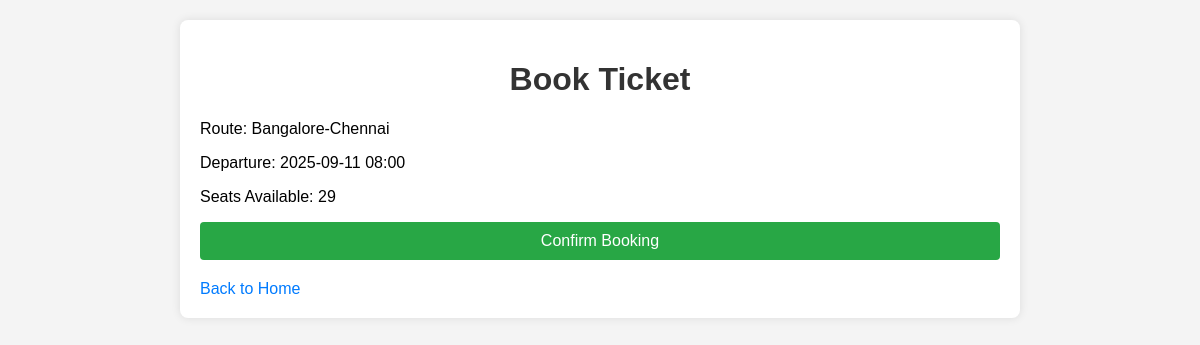
The app's page /book/1 (signed in) with its own data.
### tables this page shows
CREATE TABLE buses (
            id INTEGER PRIMARY KEY AUTOINCREMENT,
            route TEXT NOT NULL,
            departure_time TEXT NOT NULL,
            seats_available INTEGER NOT NULL
        );

### app.py (the view, shortened to what this page needs)
@app.route('/book/<int:bus_id>', methods=['GET', 'POST'])
def book(bus_id):
    if 'user_id' not in session:
        return redirect(url_for('login'))
    conn = get_db_connection()
    bus = conn.execute('SELECT * FROM buses WHERE id = ?', (bus_id,)).fetchone()
    conn.close()
    return render_template('booking.html', bus=bus, error=None)

### app.py (called while the page is built)
def get_db_connection():
    conn = sqlite3.connect('database.db', check_same_thread=False) # Added check_same_thread for state management
    conn.row_factory = sqlite3.Row
    return conn

### templates/booking.html (shortened to what this page needs)
<!DOCTYPE html>
<html lang="en">
<head>
    <link rel="stylesheet" href="{{ url_for('static', filename='styles.css') }}">
</head>
<body>
    <div class="container">
        <h1>Book Ticket</h1>
        {% if confirmation %}
            <p>Booking confirmed for {{ bus['route'] }} at {{ bus['departure_time'] }}!</p>
            <a href="{{ url_for('index') }}">Back to Home</a>
        {% else %}
            <p>Route: {{ bus['route'] }}</p>
            <p>Departure: {{ bus['departure_time'] }}</p>
            <p>Seats Available: {{ bus['seats_available'] }}</p>
            <form method="POST">
                <button type="submit">Confirm Booking</button>
            </form>
            <a href="{{ url_for('index') }}">Back to Home</a>
        {% endif %}
    </div>
</body>
</html>

### static/styles.css (style rules this page uses)
body { font-family: Arial, sans-serif; margin: 0; padding: 0; background-color: #f4f4f4; }
.container { max-width: 800px; margin: 20px auto; padding: 20px; background: white; border-radius: 8px; box-shadow: 0 0 10px rgba(0,0,0,0.1); }
h1 { color: #333; text-align: center; }
form { display: flex; flex-direction: column; gap: 10px; margin-bottom: 20px; }
input, button { padding: 10px; font-size: 16px; border: 1px solid #ccc; border-radius: 4px; }
button { background-color: #28a745; color: white; border: none; cursor: pointer; }
a { color: #007bff; text-decoration: none; }

### records on screen
buses: route "Bangalore-Chennai", departure_time "2025-09-11 08:00", seats_available "29"
